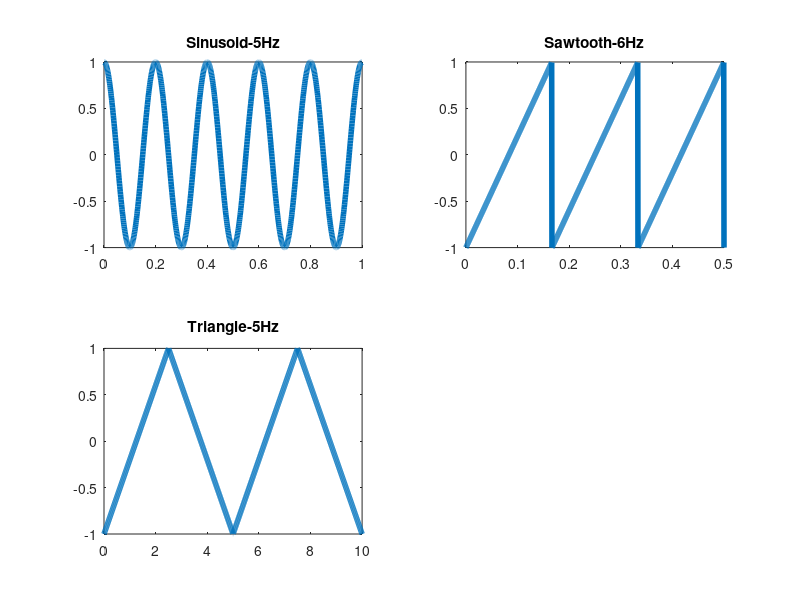
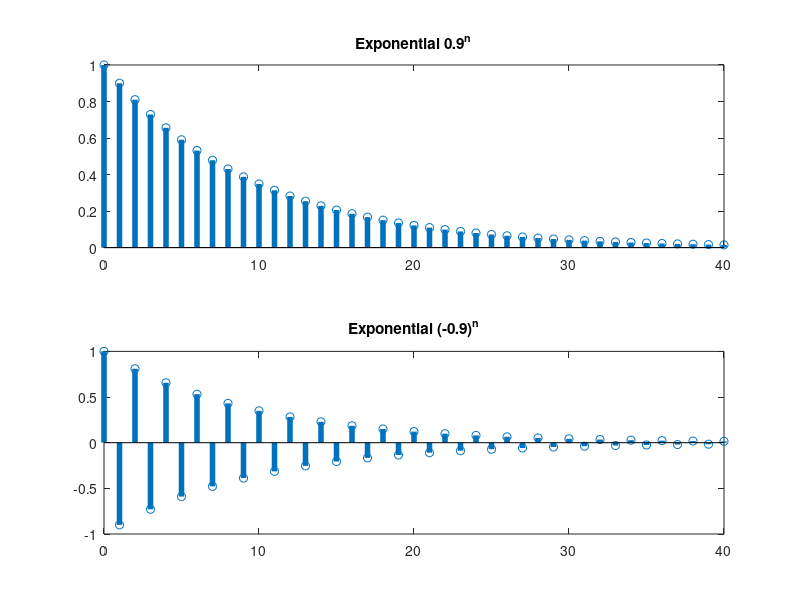
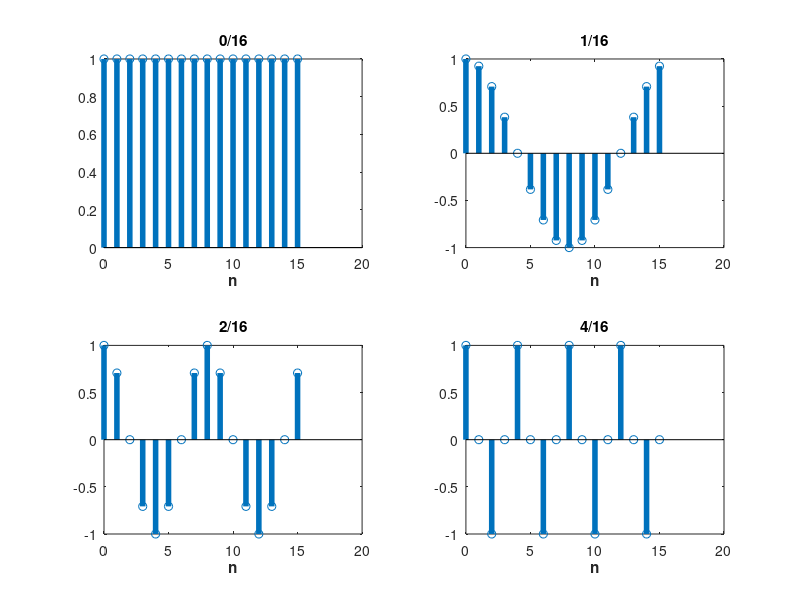
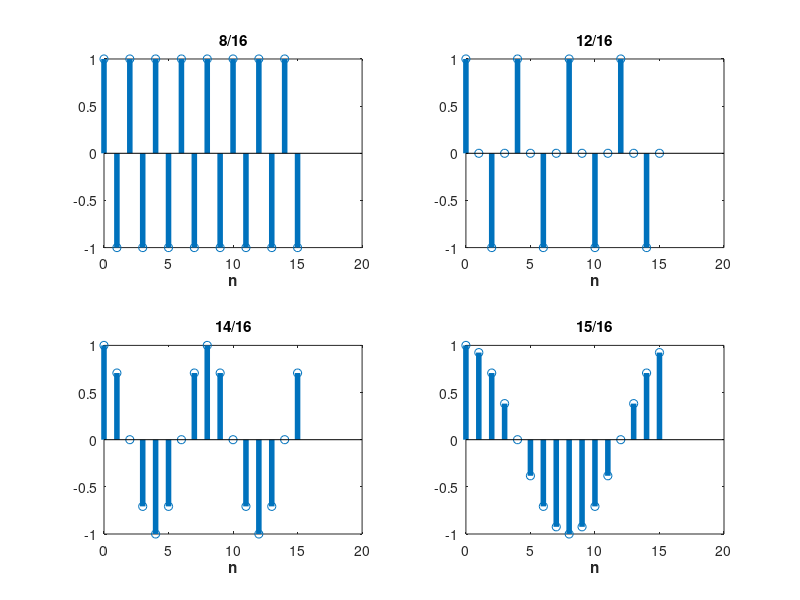

The MATLAB script that drew these images, in order: (Note: this script raises an error after producing the figures.)
%% Tutorial 8 - Nov 17, 2022 - ECE 313: Digital Signal Processing
%%% CHW1 & CHW2
%%% By Armin Shafiee

%% HW1 - P1

clear; clc; close all;  % clearing workspace and closing all windows
linewidth = 4;  % for plotting purposes

% creating 5 cycles of a sinusoid in a one second time interval
time_1 = linspace(0, 1, 1000);
sig_1 = cos(2*pi*5*time_1);
figure;
subplot(2, 2, 1);
plot(time_1, sig_1, 'LineWidth', linewidth);
title('Sinusoid-5Hz');

% creating 3 cycles of a sinusoid in a 0.5 second time interval
time_2 = linspace(0, 0.5, 1000);
sig_2 = sawtooth(2*pi*6*time_2);
subplot(2, 2, 2);
plot(time_2, sig_2, 'LineWidth', linewidth);
title('Sawtooth-6Hz');

% creating 2 cycles of a triangle wave in a 10 second time interval
time_3 = linspace(0, 10, 1000);
sig_3 = sawtooth(2*pi*(1/5)*time_3, 0.5);
subplot(2, 2, 3);
plot(time_3, sig_3, 'LineWidth', linewidth);
title('Triangle-5Hz');

% creating the exponential
figure;
time_4 = 0:40;
sig_4 = 0.9.^time_4;
sig_5 = (-0.9).^time_4;
subplot(2, 1, 1);
stem(time_4, sig_4, 'LineWidth', linewidth);
title('Exponential 0.9^n');

subplot(2, 1, 2);
stem(time_4, sig_5, 'LineWidth', linewidth);
title('Exponential (-0.9)^n');

%% HW1 - P2

clear; clc; close all;  % clearing workspace and closing all windows
linewidth = 4;  % for plotting purposes

time = 0:15;  % creating the time index

% creating an array of digital frequencies
freq_dig = [0 1	2 4 8 12 14 15];    

% creating a matrix where each column is a sinusoid of different frequency
dig_sig = cos(2*pi*time'*freq_dig/16);

k = 0;
figure;
for i = 1:length(freq_dig)
    k = k+1;
   	% opening a new figure after 4 plots
    if (k == 5)
        k = 1;
        figure;
    end
    subplot(2, 2, k);
    stem(time, dig_sig(:, i), 'LineWidth', linewidth);
    title([num2str(freq_dig(i)) '/16']);
    xlabel('n', 'FontWeight', 'bold');  
end

%% HW1 - P3

clear; clc; close all;  % clearing workspace and closing all windows
linewidth = 4;  % for plotting purposes

% creating the time index
n = 0:511;
N = 512;

% creating two periods of square wave 
square_sig = square(2*pi*2*n/N);

final_sig = zeros(size(n));
for i = 1:2:25
    % creating i-th harmonic and adding that to previous ones
    temp = (4/pi)*sin(2*pi*2*i*n/N)/i;
    final_sig = temp + final_sig;
 
    figure;
    plot(n, square_sig,'r--', 'LineWidth', linewidth);
    axis tight;
    hold on;
    plot(n, final_sig, 'b', 'LineWidth', linewidth);
    axis tight;
    legend('Desired Square', 'Approximation');
    title(['Created using i= ' num2str(1:2:i)]);
end

%% HW2 - P1

clear; clc; close all;  % clearing workspace and closing all windows
linewidth = 4;  % for plotting purposes

% creating the time domain signal
time = 0:49;
sig_1 = 0.9 .^ time;

% calling my_dtft to find the dtft
[dtft_1, freq_1] = my_dtft(sig_1, time, -2*pi, 2*pi, 512);

figure;
subplot(2, 1, 1);
stem(time, sig_1, 'LineWidth', linewidth);
title('0.9^n');
xlabel('sample num', 'FontWeight', 'bold');
subplot(2, 1, 2);
plot(freq_1/(pi), abs(dtft_1), 'LineWidth', linewidth);
title('DTFT of 0.9^n');
xlabel('Dig freq in units of \pi', 'FontWeight', 'bold');
ylabel('Magnitude', 'FontWeight', 'bold');

% creating the second time domain signal
sig_2 = (-0.9) .^ time;

% calling my_dtft to find the dtft
[dtft_2, freq_2] = my_dtft(sig_2, time, -2*pi, 2*pi, 512);

figure;
subplot(2, 1, 1);
stem(time, sig_2, 'LineWidth', linewidth);
title('-0.9^n');
xlabel('sample num', 'FontWeight', 'bold');
subplot(2, 1, 2);
plot(freq_1/(pi), abs(dtft_2), 'LineWidth', linewidth);
title('DTFT of -0.9^n');
xlabel('Dig freq in units of \pi', 'FontWeight', 'bold');
ylabel('Magnitude', 'FontWeight', 'bold');

%% HW2 - P2

clear; clc; close all;  % clearing workspace and closing all windows
linewidth = 4;  % for plotting purposes

N = 10; % defining signal length
time = 0:N-1;   % defining time index

% creating the input signal
sig_1 = cos(2*pi*0.10*time);
sig_2 = cos(2*pi*0.15*time);
sig = sig_1 + sig_2;

% calling my_dtft to find the dtft
[dtft, freq] = my_dtft(sig, time, -pi, pi, 512);
subplot(2, 1, 1);
plot(freq/pi, abs(dtft), 'LineWidth', linewidth);
xlabel('Digital freq in units of \pi', 'FontWeight', 'bold');
title('DTFT of shorter sequence');
ylabel('Mag of DTFT', 'FontWeight', 'bold')

% creating the longer signal
N = 100;
time = 0:N-1;

sig_1 = cos(2*pi*0.10*time);
sig_2 = cos(2*pi*0.15*time);
sig = sig_1 + sig_2;

% calling my_dtft to find the dtft
[dtft, freq] = my_dtft(sig, time, -pi, pi, 512);
subplot(2, 1, 2);
plot(freq/pi, abs(dtft), 'LineWidth', linewidth);
xlabel('Digital freq in units of \pi', 'FontWeight', 'bold');
title('DTFT of longer sequence');
ylabel('Mag of DTFT', 'FontWeight', 'bold');


